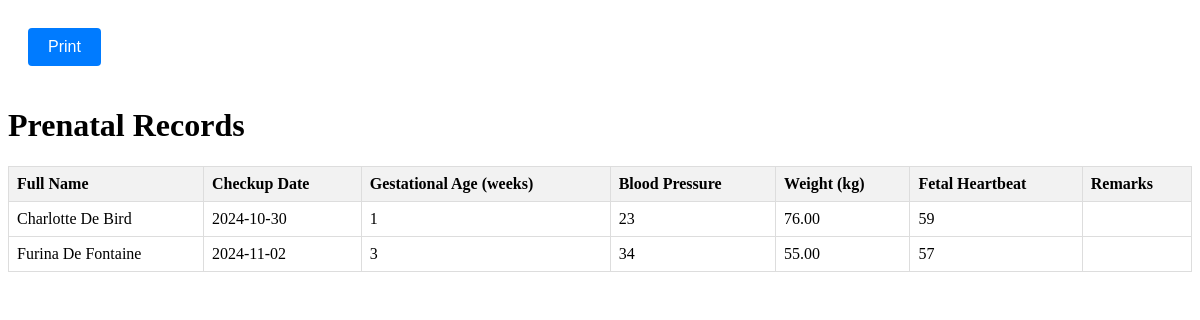
The app's page /admin/template/list7.php (signed in) with its own data.
### tables this page shows
CREATE TABLE `prenatal` (
  `prenatal_id` int(11) NOT NULL,
  `resident_id` int(11) NOT NULL,
  `checkup_date` date NOT NULL,
  `gestational_age` int(11) DEFAULT NULL,
  `blood_pressure` varchar(50) DEFAULT NULL,
  `weight` decimal(10,2) DEFAULT NULL,
  `fetal_heartbeat` varchar(50) DEFAULT NULL,
  `calcium_supplementation` tinyint(1) DEFAULT 0,
  `iodine_capsules` tinyint(1) DEFAULT 0,
  `deworming_tablets` tinyint(1) DEFAULT 0,
  `syphilis_screened` tinyint(1) DEFAULT 0,
  `syphilis_positive` tinyint(1) DEFAULT 0,
  `hepB_screened` tinyint(1) DEFAULT 0,
  `hepB_positive` tinyint(1) DEFAULT 0,
  `hiv_screened` tinyint(1) DEFAULT 0,
  `cbc_tested` tinyint(1) DEFAULT 0,
  `cbc_anemia` tinyint(1) DEFAULT 0,
  `gestational_diabetes_screened` tinyint(1) DEFAULT 0,
  `gestational_diabetes_positive` tinyint(1) DEFAULT 0,
  `remarks` text DEFAULT NULL,
  `td_vaccination` tinyint(1) DEFAULT 0,
  `td2plus_vaccination` tinyint(1) DEFAULT 0
);

CREATE TABLE `residents` (
  `id` int(11) NOT NULL,
  `fname` varchar(255) NOT NULL,
  `mname` varchar(255) NOT NULL,
  `lname` varchar(255) NOT NULL,
  `suffix` varchar(255) NOT NULL,
  `sex` varchar(255) NOT NULL,
  `bday` varchar(255) NOT NULL,
  `pob` varchar(255) NOT NULL,
  `religion` varchar(255) NOT NULL,
  `citizenship` varchar(255) NOT NULL,
  `street` varchar(255) NOT NULL,
  `zone` varchar(255) NOT NULL,
  `brgy` varchar(255) NOT NULL,
  `mun` varchar(255) NOT NULL,
  `province` varchar(255) NOT NULL,
  `zipcode` varchar(255) NOT NULL,
  `contact` varchar(255) NOT NULL,
  `educational` varchar(255) NOT NULL,
  `occupation` varchar(255) NOT NULL,
  `civil_status` varchar(255) NOT NULL,
  `labor_status` varchar(255) NOT NULL,
  `voter_status` varchar(255) NOT NULL,
  `pwd_status` varchar(255) NOT NULL,
  `four_p` varchar(255) NOT NULL,
  `vac_status` varchar(255) NOT NULL,
  `status` varchar(255) NOT NULL,
  `longitude` varchar(255) NOT NULL,
  `latitude` varchar(255) NOT NULL,
  `id_card_no` varchar(50) DEFAULT NULL,
  `profile` varchar(255) DEFAULT NULL,
  `qr_code` varchar(255) DEFAULT NULL
);

### admin/template/list7.php (the view, shortened to what this page needs)
<!DOCTYPE html>
<html lang="en">
<head>
</head>
<body>
    <div class="no-print">
        <button class="printBtn" onclick="window.print()">Print</button>
    </div>
    <h1>Prenatal Records</h1>
    <table>
        <thead>
            <tr>
                <th>Full Name</th>
                <th>Checkup Date</th>
                <th>Gestational Age (weeks)</th>
                <th>Blood Pressure</th>
                <th>Weight (kg)</th>
                <th>Fetal Heartbeat</th>
                <th>Remarks</th>
            </tr>
        </thead>
        <tbody>
            <?php
            include "../dbcon.php";
            $query = "SELECT r.fname, r.lname, p.checkup_date, p.gestational_age,
                             p.blood_pressure, p.weight, p.fetal_heartbeat, p.remarks
                      FROM prenatal p
                      INNER JOIN residents r ON p.resident_id = r.id";
            $result = mysqli_query($conn, $query);
            while ($row = mysqli_fetch_assoc($result)) {
                echo "<tr>";
                echo "<td>" . $row['fname'] . " " . $row['lname'] . "</td>";
                echo "<td>" . $row['checkup_date'] . "</td>";
                echo "<td>" . $row['gestational_age'] . "</td>";
                echo "<td>" . $row['blood_pressure'] . "</td>";
                echo "<td>" . $row['weight'] . "</td>";
                echo "<td>" . $row['fetal_heartbeat'] . "</td>";
                echo "<td>" . $row['remarks'] . "</td>";
                echo "</tr>";
            }
            ?>
        </tbody>
    </table>
</body>
</html>

### admin/template/list7.php (style rules this page uses)
.printBtn { background-color: #007bff; color: white; padding: 10px 20px; font-size: 16px; border: none; cursor: pointer; border-radius: 4px; margin: 20px; }
table { width: 100%; border-collapse: collapse; margin: 20px 0; }
th, td { border: 1px solid #ddd; padding: 8px; }
th { background-color: #f2f2f2; text-align: left; }

### records on screen
prenatal: resident.fname "Charlotte", resident.lname "De Bird", checkup_date "2024-10-30", gestational_age "1", blood_pressure "23", weight "76.00", fetal_heartbeat "59"
prenatal: resident.fname "Furina", resident.lname "De Fontaine", checkup_date "2024-11-02", gestational_age "3", blood_pressure "34", weight "55.00", fetal_heartbeat "57"
